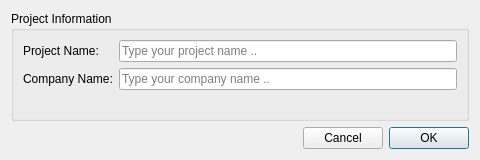
<?xml version="1.0" encoding="UTF-8"?>
<ui version="4.0">
 <class>Dialog</class>
 <widget class="QDialog" name="Dialog">
  <property name="geometry">
   <rect>
    <x>0</x>
    <y>0</y>
    <width>480</width>
    <height>160</height>
   </rect>
  </property>
  <property name="windowTitle">
   <string>Dialog</string>
  </property>
  <layout class="QGridLayout" name="gridLayout">
   <item row="1" column="2">
    <widget class="QPushButton" name="pushButton_OK">
     <property name="text">
      <string>OK</string>
     </property>
    </widget>
   </item>
   <item row="1" column="1">
    <widget class="QPushButton" name="pushButton_Cancel">
     <property name="text">
      <string>Cancel</string>
     </property>
    </widget>
   </item>
   <item row="1" column="0">
    <spacer name="horizontalSpacer">
     <property name="orientation">
      <enum>Qt::Horizontal</enum>
     </property>
     <property name="sizeHint" stdset="0">
      <size>
       <width>40</width>
       <height>20</height>
      </size>
     </property>
    </spacer>
   </item>
   <item row="0" column="0" colspan="3">
    <widget class="QGroupBox" name="groupBox">
     <property name="title">
      <string>Project Information</string>
     </property>
     <layout class="QFormLayout" name="formLayout_e">
      <item row="0" column="0">
       <widget class="QLabel" name="label_e">
        <property name="text">
         <string>Project Name:</string>
        </property>
       </widget>
      </item>
      <item row="0" column="1">
       <widget class="QLineEdit" name="lineEdit_ProjectName">
        <property name="placeholderText">
         <string>Type your project name ..</string>
        </property>
       </widget>
      </item>
      <item row="1" column="0">
       <widget class="QLabel" name="label_e_2">
        <property name="text">
         <string>Company Name:</string>
        </property>
       </widget>
      </item>
      <item row="1" column="1">
       <widget class="QLineEdit" name="lineEdit_CompanyName">
        <property name="placeholderText">
         <string>Type your company name ..</string>
        </property>
       </widget>
      </item>
     </layout>
    </widget>
   </item>
  </layout>
 </widget>
 <resources/>
 <connections/>
</ui>
